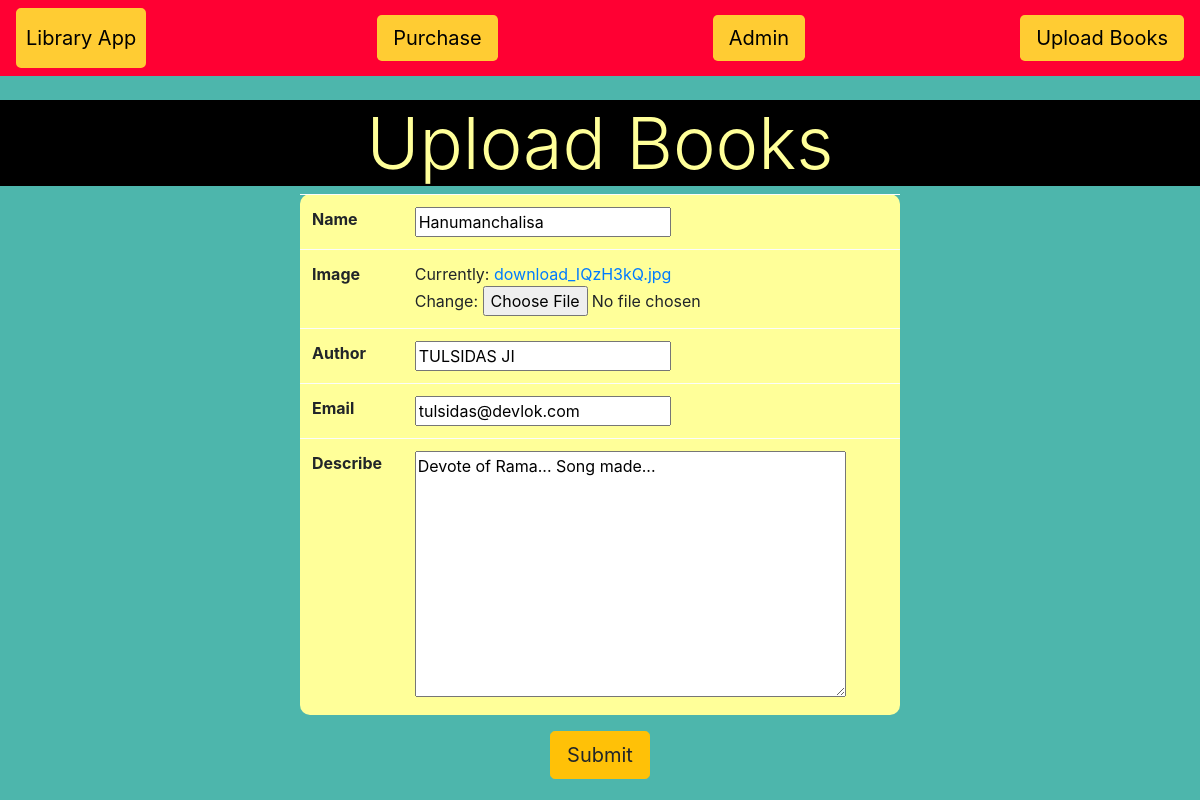
Page /update/4 on the committed database.
### books/models.py (models this page shows, shortened)
class BookModel(models.Model):
    name = models.CharField(max_length=50)
    image = models.ImageField()
    author = models.CharField(max_length=50,default='anonymus')
    email = models.EmailField()
    describe = models.TextField(default='Performing CURD operation')

### books/views.py (the view)
# urls.py: path('update/<int:book_id>', views.update_book),
def update_book(request, book_id):
    book_id = int(book_id)
    try:
        book_sel = BookModel.objects.get(id=book_id)
    except BookModel.DoesNotExist:
        return redirect('index')
    book_form = BookModelForms(request.POST or None, instance=book_sel)
    if book_form.is_valid():
       book_form.save()
       return redirect('index')
    return render(request, 'upload_form.html', {'upload_form': book_form})

### books/forms.py
class BookModelForms(forms.ModelForm):
    class Meta:
        model = BookModel
        fields = '__all__'

### template/upload_form.html (shortened to what this page needs)
{% extends 'library.html' %}
{% block content %}
    <center>
    <h1 class="display-3" style="background-color:#000000;color:#FFFF99;">Upload Books</h1>
    <form method = 'POST' enctype="multipart/form-data">
        <table class = 'w-50 table table-light' style="border-radius:10px;background-color:#FFFF99;">
            {% for field in upload_form %}
            <tr>
                <th>{{field.label}}</th>
                <td>{{ field }}</td>
            </tr>
            {% endfor %}
        </table>
        <button type="submit" class="btn btn-lg btn-warning">Submit</button>
    </form>
</center>
{% endblock %}

### rows in the picture
BookModel: upload_form "Hanumanchalisa" "TULSIDAS JI" "tulsidas@devlok.com" "Devote of Rama... Song made..."

### other values in the picture
{{ field.label }} "Name" "Image" "Author" "Email" "Describe"
